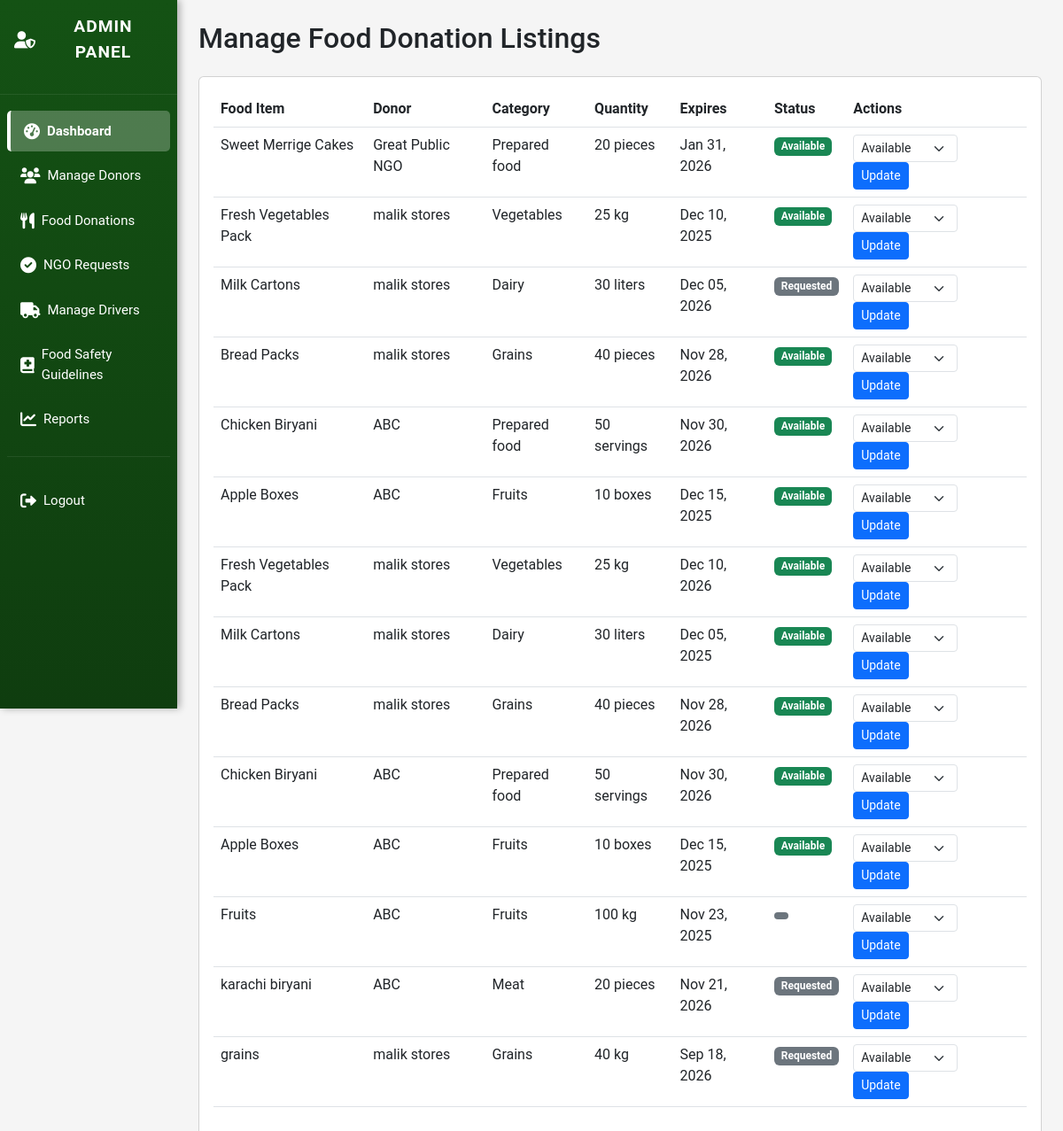
/admin_manage_foods.php (signed in), run on the app's committed database.
### tables this page shows
CREATE TABLE `food_donations` (
  `id` int(11) NOT NULL,
  `donor_id` int(11) NOT NULL,
  `food_name` varchar(255) NOT NULL,
  `category` enum('vegetables','fruits','dairy','meat','grains','prepared_food','beverages','snacks','frozen','canned','other') NOT NULL,
  `quantity` varchar(100) NOT NULL,
  `unit` enum('kg','lbs','servings','pieces','liters','boxes','bags','other') NOT NULL,
  `expiration_date` date NOT NULL,
  `pickup_time_start` time DEFAULT NULL,
  `pickup_time_end` time DEFAULT NULL,
  `special_instructions` text DEFAULT NULL,
  `food_safety_info` text DEFAULT NULL,
  `images` longtext DEFAULT NULL CHECK (json_valid(`images`)),
  `description` text DEFAULT NULL,
  `urgent` tinyint(1) NOT NULL DEFAULT 0,
  `estimated_value` decimal(10,2) DEFAULT NULL,
  `status` enum('available','requested','reserved','completed','expired','cancelled') DEFAULT 'available',
  `location_lat` decimal(10,8) DEFAULT NULL,
  `location_lng` decimal(11,8) DEFAULT NULL,
  `pickup_address` text DEFAULT NULL,
  `created_at` timestamp NOT NULL DEFAULT current_timestamp(),
  `updated_at` timestamp NOT NULL DEFAULT current_timestamp() ON UPDATE current_timestamp()
);

CREATE TABLE `donors` (
  `id` int(11) NOT NULL,
  `user_id` int(11) DEFAULT NULL,
  `business_name` varchar(255) NOT NULL,
  `contact_name` varchar(255) NOT NULL,
  `email` varchar(255) NOT NULL,
  `phone` varchar(20) NOT NULL,
  `business_type` enum('restaurant','grocery_store','bakery','catering','hotel','cafe','individual','other') NOT NULL,
  `address` text NOT NULL,
  `description` text DEFAULT NULL,
  `password` varchar(255) NOT NULL,
  `business_license` varchar(255) DEFAULT NULL,
  `operating_hours` longtext DEFAULT NULL CHECK (json_valid(`operating_hours`)),
  `status` enum('active','inactive','suspended') DEFAULT 'active',
  `email_verified` tinyint(1) DEFAULT 0,
  `created_at` timestamp NOT NULL DEFAULT current_timestamp(),
  `updated_at` timestamp NOT NULL DEFAULT current_timestamp() ON UPDATE current_timestamp(),
  `latitude` decimal(10,8) DEFAULT NULL,
  `longitude` decimal(11,8) DEFAULT NULL
);

### admin_manage_foods.php (the view, shortened to what this page needs)
<?php
include 'config.php';
$sql = "SELECT fd.*, d.business_name
        FROM food_donations fd
        JOIN donors d ON fd.donor_id = d.id
        ORDER BY fd.created_at DESC";
$result = $conn->query($sql);
$donations = $result->fetch_all(MYSQLI_ASSOC);
?>
<!DOCTYPE html>
<html lang="en">
<head>
<link href="https://cdn.jsdelivr.net/npm/bootstrap@5.3.0/dist/css/bootstrap.min.css" rel="stylesheet">
<link href="https://cdnjs.cloudflare.com/ajax/libs/font-awesome/6.0.0/css/all.min.css" rel="stylesheet">
</head>
<body>
<div class="container-fluid">
<div class="row">
    <div class="col-md-2 p-0">
        <?php include 'admin_sidebar.php'; ?>
    </div>
    <div class="col-md-10 p-4">
        <h2 class="mb-4">Manage Food Donation Listings</h2>
        <div class="card">
            <div class="card-body table-responsive">
                <table class="table table-hover">
                    <thead>
                        <tr>
                            <th>Food Item</th>
                            <th>Donor</th>
                            <th>Category</th>
                            <th>Quantity</th>
                            <th>Expires</th>
                            <th>Status</th>
                            <th>Actions</th>
                        </tr>
                    </thead>
                    <tbody>
                        <?php foreach ($donations as $donation): ?>
                        <tr>
                            <td><?php echo htmlspecialchars($donation['food_name']); ?></td>
                            <td><?php echo htmlspecialchars($donation['business_name']); ?></td>
                            <td><?php echo ucfirst(str_replace('_',' ',$donation['category'])); ?></td>
                            <td><?php echo htmlspecialchars($donation['quantity']) . ' ' . htmlspecialchars($donation['unit']); ?></td>
                            <td><?php echo date('M d, Y', strtotime($donation['expiration_date'])); ?></td>
                            <td><span class="badge bg-<?php echo $donation['status']=='available'?'success':'secondary'; ?>">
                                <?php echo ucfirst($donation['status']); ?></span></td>
                            <td>
                                <form method="POST" class="d-inline">
                                    <select name="status" class="form-select form-select-sm d-inline w-auto me-2">
                                        <option value="available" <?php echo $donation['status']=='available'?'selected':''; ?>>Available</option>
                                    </select>
                                    <button type="submit" name="update_food_status" class="btn btn-sm btn-primary">Update</button>
                                </form>
                            </td>
                        </tr>
                        <?php endforeach; ?>
                    </tbody>
                </table>
            </div>
        </div>
    </div>
</div>
</div>
</body>
</html>

### admin_sidebar.php (shortened to what this page needs)
<div class="sidebar-fixed text-white p-0">
    <div class="sidebar-header">
        <i class="fas fa-user-shield me-2"></i>Admin Panel
    </div>
    <hr>
    <ul class="nav flex-column px-2">
        <li class="nav-item">
            <a class="nav-link active" href="admin_dashboard.php">
                <i class="fas fa-tachometer-alt"></i>Dashboard
            </a>
        </li>
        <li class="nav-item">
            <a class="nav-link" href="admin_manage_accounts.php">
                <i class="fas fa-users"></i>Manage Donors
            </a>
        </li>
        <li class="nav-item">
            <a class="nav-link" href="admin_manage_foods.php">
                <i class="fas fa-utensils"></i>Food Donations
            </a>
        </li>
        <li class="nav-item">
            <a class="nav-link" href="admin_manage_requests.php">
                <i class="fas fa-check-circle"></i>NGO Requests
            </a>
        </li>
        <li class="nav-item">
    <a class="nav-link" href="manage_drivers.php">
        <i class="fas fa-truck"></i>Manage Drivers
    </a>
</li>
        <li class="nav-item">
            <a class="nav-link" href="food_safety_guidelines.php">
                <i class="fas fa-book-medical"></i>Food Safety Guidelines
            </a>
        </li>
        <li class="nav-item">
            <a class="nav-link" href="admin_reports.php">
                <i class="fas fa-chart-line"></i>Reports
            </a>
        </li>
        <hr>
        <li class="nav-item mt-2">
            <a class="nav-link" href="logout.php">
                <i class="fas fa-sign-out-alt"></i>Logout
            </a>
        </li>
    </ul>
</div>

### admin_manage_foods.php (style rules this page uses)
:root { --primary-color: #001BB7; --secondary-color: #0046FF; --light-bg: #f5f5f5; }
body { background: var(--light-bg); font-family: 'Roboto', sans-serif; }
.sidebar-fixed { position: sticky; top:0; height:100vh; overflow-y:auto; background: var(--primary-color); color:white; }
.sidebar-fixed .nav-link { color:white; margin:2px 0; }
.sidebar-fixed .nav-link:hover, .sidebar-fixed .nav-link.active { background: rgba(255,255,255,0.2); border-radius:5px; }
.sidebar-header { padding:1rem; font-weight:bold; display:flex; align-items:center; }
.sidebar-header i { margin-right:0.5rem; }

### admin_sidebar.php (style rules this page uses)
.sidebar-fixed { position: sticky; top: 0; height: 100vh; overflow-y: auto; background: linear-gradient(180deg,#145214,#0f3d0f); box-shadow: 3px 0 8px rgba(0,0,0,0.3); color: white; }
.sidebar-fixed .nav-link { padding: 12px 15px; font-size: 15px; display: flex; align-items: center; transition: 0.3s; color: white; }
.sidebar-fixed .nav-link i { font-size: 18px; margin-right: 0.5rem; }
.sidebar-fixed .nav-link.active { background: rgba(255,255,255,0.25); border-left: 4px solid #fff; font-weight: 600; border-radius: 5px; }
.sidebar-header { padding: 1rem; font-weight: 600; letter-spacing: 1px; text-transform: uppercase; text-align: center; font-size: 1.2rem; display: flex; align-items: center; justify-content: center; }
.sidebar-header i { margin-right: 0.5rem; }
.sidebar-fixed hr { border-color: rgba(255,255,255,0.3); }

### data on the page
food_donations: food_name "Sweet Merrige Cakes", donor.business_name "Great Public NGO", category "Prepared food", quantity "20", unit "pieces", expiration_date "Jan 31, 2026", status "Available"
food_donations: food_name "Fresh Vegetables Pack", donor.business_name "malik stores", category "Vegetables", quantity "25", unit "kg", expiration_date "Dec 10, 2025", status "Available"
food_donations: food_name "Milk Cartons", donor.business_name "malik stores", category "Dairy", quantity "30", unit "liters", expiration_date "Dec 05, 2026", status "Requested"
food_donations: food_name "Bread Packs", donor.business_name "malik stores", category "Grains", quantity "40", unit "pieces", expiration_date "Nov 28, 2026", status "Available"
food_donations: food_name "Chicken Biryani", donor.business_name "ABC", category "Prepared food", quantity "50", unit "servings", expiration_date "Nov 30, 2026", status "Available"
food_donations: food_name "Apple Boxes", donor.business_name "ABC", category "Fruits", quantity "10", unit "boxes", expiration_date "Dec 15, 2025", status "Available"
food_donations: food_name "Fresh Vegetables Pack", donor.business_name "malik stores", category "Vegetables", quantity "25", unit "kg", expiration_date "Dec 10, 2026", status "Available"
food_donations: food_name "Milk Cartons", donor.business_name "malik stores", category "Dairy", quantity "30", unit "liters", expiration_date "Dec 05, 2025", status "Available"
food_donations: food_name "Bread Packs", donor.business_name "malik stores", category "Grains", quantity "40", unit "pieces", expiration_date "Nov 28, 2026", status "Available"
food_donations: food_name "Chicken Biryani", donor.business_name "ABC", category "Prepared food", quantity "50", unit "servings", expiration_date "Nov 30, 2026", status "Available"
food_donations: food_name "Apple Boxes", donor.business_name "ABC", category "Fruits", quantity "10", unit "boxes", expiration_date "Dec 15, 2025", status "Available"
food_donations: food_name "Fruits", donor.business_name "ABC", category "Fruits", quantity "100", unit "kg", expiration_date "Nov 23, 2025"
food_donations: food_name "karachi biryani", donor.business_name "ABC", category "Meat", quantity "20", unit "pieces", expiration_date "Nov 21, 2026", status "Requested"
food_donations: food_name "grains", donor.business_name "malik stores", category "Grains", quantity "40", unit "kg", expiration_date "Sep 18, 2026", status "Requested"
